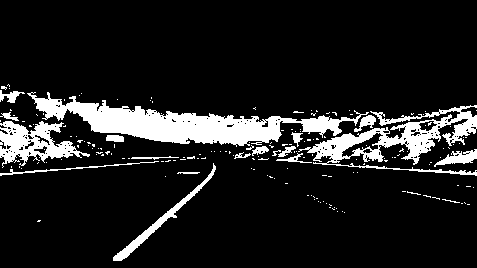
#> input picture debug_combined.png, 477 x 268 px, shrunk from 1280 x 720 before the run
$ python -i thresholding.py   (imports and definitions only)   (older library calls are emulated)
#> lines starting #> are read from the running program, lines starting #| are printed output that depends on the picture; after the words box and inside, x2 and y2 are one past the last pixel; in counts of white or black regions, pixels touching at a corner belong together
# =============================================================================
# Module: thresholding.py
# Mục đích: Tạo Binary Image để highlight làn đường
# =============================================================================

import cv2
import numpy as np
import matplotlib.pyplot as plt
import os


def sobel_threshold(img_bgr, orient='x', sobel_kernel=3, thresh=(10, 100)):
    gray = cv2.cvtColor(img_bgr, cv2.COLOR_BGR2GRAY)
    if orient == 'x':
        sobel = cv2.Sobel(gray, cv2.CV_64F, 1, 0, ksize=sobel_kernel)
    else:
        sobel = cv2.Sobel(gray, cv2.CV_64F, 0, 1, ksize=sobel_kernel)
    abs_sobel = np.absolute(sobel)
    scaled = np.uint8(255 * abs_sobel / np.max(abs_sobel))
    binary = np.zeros_like(scaled)
    binary[(scaled >= thresh[0]) & (scaled <= thresh[1])] = 1
    return binary


def magnitude_threshold(img_bgr, sobel_kernel=3, thresh=(30, 100)):
    gray = cv2.cvtColor(img_bgr, cv2.COLOR_BGR2GRAY)
    sobelx = cv2.Sobel(gray, cv2.CV_64F, 1, 0, ksize=sobel_kernel)
    sobely = cv2.Sobel(gray, cv2.CV_64F, 0, 1, ksize=sobel_kernel)
    magnitude = np.sqrt(sobelx**2 + sobely**2)
    scaled = np.uint8(255 * magnitude / np.max(magnitude))
    binary = np.zeros_like(scaled)
    binary[(scaled >= thresh[0]) & (scaled <= thresh[1])] = 1
    return binary


def direction_threshold(img_bgr, sobel_kernel=15, thresh=(0.7, 1.3)):
    gray = cv2.cvtColor(img_bgr, cv2.COLOR_BGR2GRAY)
    sobelx = cv2.Sobel(gray, cv2.CV_64F, 1, 0, ksize=sobel_kernel)
    sobely = cv2.Sobel(gray, cv2.CV_64F, 0, 1, ksize=sobel_kernel)
    direction = np.arctan2(np.absolute(sobely), np.absolute(sobelx))
    binary = np.zeros_like(direction)
    binary[(direction >= thresh[0]) & (direction <= thresh[1])] = 1
    return binary


def hls_white_threshold(img_bgr, thresh_l=(150, 255), thresh_s=(10, 80)):
    """Detect vạch trắng — L=150 bắt vạch đứt đoạn, S=10-80 theo giá trị thực tế."""
    # Dùng L=150 (thay vì 200) để bắt vạch trắng đứt đoạn và bóng đổ nhẹ
    # Dùng S=10-80 (thay vì 0-60) dựa trên giá trị thực tế L=167, S=59 tại vạch trắng
    hls = cv2.cvtColor(img_bgr, cv2.COLOR_BGR2HLS)
    l_channel = hls[:, :, 1]
    s_channel = hls[:, :, 2]
    binary = np.zeros(l_channel.shape, dtype=np.uint8)
    binary[(l_channel >= thresh_l[0]) & (l_channel <= thresh_l[1]) &
           (s_channel >= thresh_s[0]) & (s_channel <= thresh_s[1])] = 1
    return binary


def hls_yellow_threshold(img_bgr,
                         thresh_h=(10, 40),
                         thresh_l=(30, 200),
                         thresh_s=(60, 255)):
    """Detect vạch vàng — H trong range vàng, S cao."""
    hls = cv2.cvtColor(img_bgr, cv2.COLOR_BGR2HLS)
    h_channel = hls[:, :, 0]
    l_channel = hls[:, :, 1]
    s_channel = hls[:, :, 2]
    binary = np.zeros(h_channel.shape, dtype=np.uint8)
    binary[(h_channel >= thresh_h[0]) & (h_channel <= thresh_h[1]) &
           (l_channel >= thresh_l[0]) & (l_channel <= thresh_l[1]) &
           (s_channel >= thresh_s[0]) & (s_channel <= thresh_s[1])] = 1
    return binary


def combined_threshold(img_bgr,
                       use_gradient=True,
                       use_color=True,
                       morph_cleanup=True):
    """Kết hợp gradient + color threshold thành Binary Image cuối cùng."""
    h, w = img_bgr.shape[:2]
    combined = np.zeros((h, w), dtype=np.uint8)

    if use_gradient:
        gradx = sobel_threshold(img_bgr, orient='x', sobel_kernel=3, thresh=(20, 100))
        grady = sobel_threshold(img_bgr, orient='y', sobel_kernel=3, thresh=(20, 100))
        mag   = magnitude_threshold(img_bgr, sobel_kernel=3, thresh=(30, 100))
        dire  = direction_threshold(img_bgr, sobel_kernel=15, thresh=(0.7, 1.3))
        gradient_binary = np.zeros((h, w), dtype=np.uint8)
        gradient_binary[((gradx == 1) & (grady == 1)) |
                        ((mag == 1) & (dire == 1))] = 1
        combined[gradient_binary == 1] = 255

    if use_color:
        # thresh_l=120 và thresh_s=0-100 để bắt vạch trắng đứt đoạn mờ trên đường cao tốc
        white  = hls_white_threshold(img_bgr, thresh_l=(120, 255), thresh_s=(0, 100))
        yellow = hls_yellow_threshold(img_bgr, thresh_h=(15, 35),
                                               thresh_l=(30, 200),
                                               thresh_s=(80, 255))
        color_binary = np.zeros((h, w), dtype=np.uint8)
        color_binary[(white == 1) | (yellow == 1)] = 1
        combined[color_binary == 1] = 255

    if morph_cleanup:
        kernel = np.ones((3, 3), np.uint8)
        combined = cv2.morphologyEx(combined, cv2.MORPH_OPEN,  kernel, iterations=1)
        combined = cv2.morphologyEx(combined, cv2.MORPH_CLOSE, kernel, iterations=2)

    return combined


def region_of_interest(binary_img, vertices=None):
    h, w = binary_img.shape[:2]

    if vertices is None:
        # Tọa độ tương đối → hoạt động với mọi kích thước video
        # Bên trái bắt đầu từ ~19% (sát vạch vàng, không lấy lề đường)
        vertices = np.array([[
            (int(0.15 * w), h),              # Dưới trái (~192px cho 1280) — trái vạch vàng
            (int(0.34 * w), int(0.63 * h)),  # Trên trái (~435px) — trái vạch vàng tại y=454
            (int(0.74 * w), int(0.63 * h)),  # Trên phải (~947px)
            (int(0.86 * w), h),              # Dưới phải (~1100px)
        ]], dtype=np.int32)

    mask = np.zeros_like(binary_img)
    cv2.fillPoly(mask, vertices, 255)
    return cv2.bitwise_and(binary_img, mask)


def visualize_thresholds(img_bgr, save_path=None):
    img_rgb  = cv2.cvtColor(img_bgr, cv2.COLOR_BGR2RGB)
    gradx    = sobel_threshold(img_bgr, orient='x')
    grady    = sobel_threshold(img_bgr, orient='y')
    mag      = magnitude_threshold(img_bgr)
    dire     = direction_threshold(img_bgr)
    white    = hls_white_threshold(img_bgr)
    yellow   = hls_yellow_threshold(img_bgr)
    combined = combined_threshold(img_bgr)
    roi      = region_of_interest(combined)

    fig, axes = plt.subplots(3, 3, figsize=(18, 12))
    fig.suptitle('Thresholding — Kết quả từng bước', fontsize=16)

    images = [
        (img_rgb,  'Ảnh gốc (sau undistort)',  False),
        (gradx,    'Sobel X gradient',          True),
        (grady,    'Sobel Y gradient',          True),
        (mag,      'Magnitude threshold',       True),
        (dire,     'Direction threshold',       True),
        (white,    'HLS White threshold',       True),
        (yellow,   'HLS Yellow threshold',      True),
        (combined, 'Combined (tất cả kết hợp)', True),
        (roi,      'Sau ROI (vùng quan tâm)',    True),
    ]

    for ax, (img, title, is_binary) in zip(axes.flatten(), images):
        ax.imshow(img, cmap='gray' if is_binary else None)
        ax.set_title(title, fontsize=10)
        ax.axis('off')

    plt.tight_layout()
    if save_path:
        plt.savefig(save_path, dpi=150, bbox_inches='tight')
        print(f"[INFO] Đã lưu visualization vào: {save_path}")
    plt.show()


# [42 lines not run here, left out]

>>> import cv2
>>> picture = cv2.imread('debug_combined.png')
#> picture is the input picture: shape (268, 477, 3); values 0 (black) and 1 (white), 12.1% white; 178 white regions (159 under 20 px), largest, box (x1, y1, x2, y2) and area: (27, 92, 369, 147) 6672, (298, 105, 477, 176) 3815, (0, 121, 90, 168) 1959
>>> result = visualize_thresholds(picture)
#> in visualize_thresholds, `gradx    = sobel_threshold(img_bgr, orient='x')`: gradx: shape (268, 477); values 0 (black) and 1 (white), 4.3% white in thin lines or dots, all inside (x1, y1, x2, y2) = (1, 83, 476, 262)
#> call 2 of sobel_threshold, with orient = 'y', sobel_kernel = 3, thresh = (10, 100)
#> in sobel_threshold (call 2), `sobel = cv2.Sobel(gray, cv2.CV_64F, 0, 1, ksize=sobel_kernel)`:
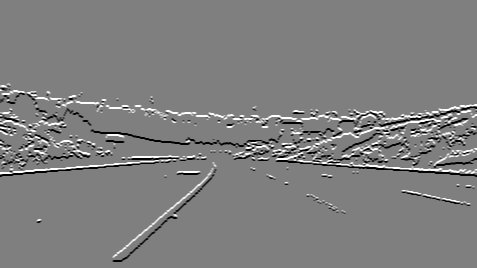
#> sobel: shape (268, 477) float64; min -4, max 4, mean 0; drawn with min black and max white
#> in visualize_thresholds, `mag      = magnitude_threshold(img_bgr)`:
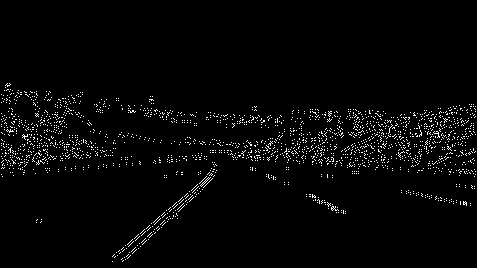
#> mag: shape (268, 477); values 0 (black) and 1 (white), 2.6% white in thin lines or dots, all inside (x1, y1, x2, y2) = (1, 83, 476, 262)
#> in direction_threshold, `sobelx = cv2.Sobel(gray, cv2.CV_64F, 1, 0, ksize=sobel_kernel)`:
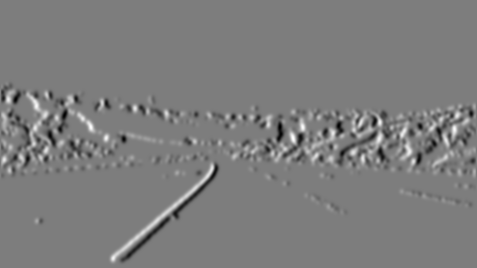
#> sobelx: shape (268, 477) float64; min -26479714, max 27466076, mean -12511.4; drawn with min black and max white
#> in direction_threshold, `sobely = cv2.Sobel(gray, cv2.CV_64F, 0, 1, ksize=sobel_kernel)`:
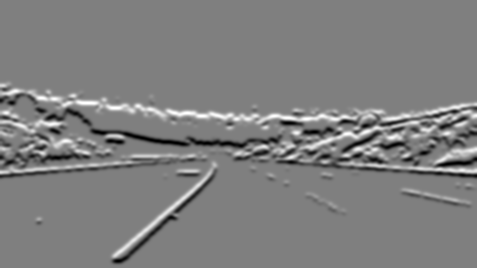
#> sobely: shape (268, 477) float64; min -28114944, max 28114944, mean 1.2; drawn with min black and max white
#> in direction_threshold, `direction = np.arctan2(np.absolute(sobely), np.absolute(sobelx))`:
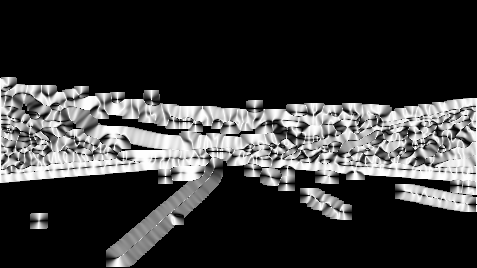
#> direction: shape (268, 477) float64; min 0, max 1.57, mean 0.351; drawn with min black and max white
#> in visualize_thresholds, `dire     = direction_threshold(img_bgr)`:
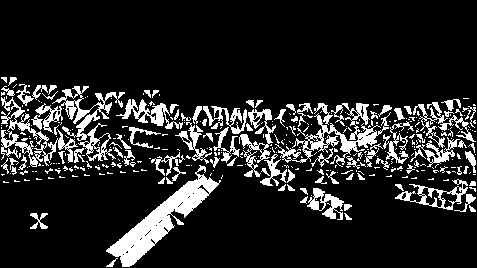
#> dire: shape (268, 477) float64; values 0 (black) and 1 (white), 14.5% white; 364 white regions (268 under 20 px), largest, box (x1, y1, x2, y2) and area: (106, 165, 221, 267) 3000, (275, 103, 391, 167) 1762, (31, 86, 125, 161) 1749
#> in hls_white_threshold, `hls = cv2.cvtColor(img_bgr, cv2.COLOR_BGR2HLS)`: hls: shape (268, 477, 3); mean of channels 0, 1, 2 0, 0.121, 0
#> in hls_white_threshold, `s_channel = hls[:, :, 2]`: s_channel: shape (268, 477); every value is 0
#> in region_of_interest, `cv2.fillPoly(mask, vertices, 255)`:
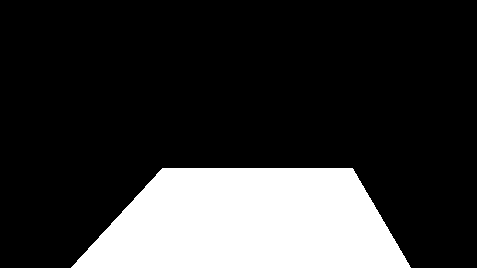
#> mask: shape (268, 477); 20.8% white; 1 white region, box (x1, y1, x2, y2) and area: (71, 168, 411, 268) 26550
#> the loop in visualize_thresholds, `for ax, (img, title, is_binary) in zip(axes.flatten(), images):` made 9 passes
#> (title, is_binary) on passes 1 to 9: ('Ảnh gốc (sau undistort)', False), ('Sobel X gradient', True), ('Sobel Y gradient', True), ('Magnitude threshold', True), ('Direction threshold', True), ('HLS White threshold', True), ('HLS Yellow threshold', True), ('Combined (tất cả kết hợp)', True), ('Sau ROI (vùng quan tâm)', True)
